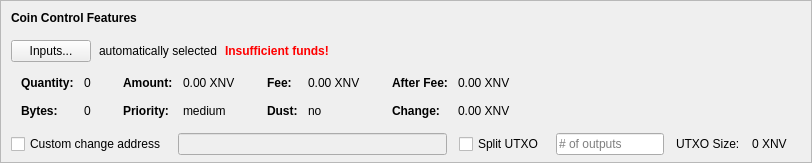
    <widget class="QFrame" name="frameCoinControl">
     <property name="sizePolicy">
      <sizepolicy hsizetype="Expanding" vsizetype="Expanding">
       <horstretch>0</horstretch>
       <verstretch>0</verstretch>
      </sizepolicy>
     </property>
     <property name="maximumSize">
      <size>
       <width>16777215</width>
       <height>16777215</height>
      </size>
     </property>
     <property name="frameShape">
      <enum>QFrame::StyledPanel</enum>
     </property>
     <property name="frameShadow">
      <enum>QFrame::Sunken</enum>
     </property>
     <layout class="QVBoxLayout" name="verticalLayoutCoinControl2">
      <property name="spacing">
       <number>0</number>
      </property>
      <property name="leftMargin">
       <number>0</number>
      </property>
      <property name="topMargin">
       <number>0</number>
      </property>
      <property name="rightMargin">
       <number>0</number>
      </property>
      <property name="bottomMargin">
       <number>6</number>
      </property>
      <item>
       <layout class="QVBoxLayout" name="verticalLayoutCoinControl" stretch="0,0,0,0,1">
        <property name="spacing">
         <number>0</number>
        </property>
        <property name="leftMargin">
         <number>10</number>
        </property>
        <property name="topMargin">
         <number>10</number>
        </property>
        <item>
         <layout class="QHBoxLayout" name="horizontalLayoutCoinControl1">
          <property name="bottomMargin">
           <number>15</number>
          </property>
          <item>
           <widget class="QLabel" name="labelCoinControlFeatures">
            <property name="sizePolicy">
             <sizepolicy hsizetype="Preferred" vsizetype="Maximum">
              <horstretch>0</horstretch>
              <verstretch>0</verstretch>
             </sizepolicy>
            </property>
            <property name="font">
             <font>
              <weight>75</weight>
              <bold>true</bold>
             </font>
            </property>
            <property name="styleSheet">
             <string notr="true">font-weight:bold;</string>
            </property>
            <property name="text">
             <string>Coin Control Features</string>
            </property>
           </widget>
          </item>
         </layout>
        </item>
        <item>
         <layout class="QHBoxLayout" name="horizontalLayoutCoinControl2" stretch="0,0,0,0">
          <property name="spacing">
           <number>8</number>
          </property>
          <property name="bottomMargin">
           <number>10</number>
          </property>
          <item>
           <widget class="QPushButton" name="pushButtonCoinControl">
            <property name="styleSheet">
             <string notr="true"/>
            </property>
            <property name="text">
             <string>Inputs...</string>
            </property>
            <property name="autoDefault">
             <bool>false</bool>
            </property>
           </widget>
          </item>
          <item>
           <widget class="QLabel" name="labelCoinControlAutomaticallySelected">
            <property name="text">
             <string>automatically selected</string>
            </property>
            <property name="margin">
             <number>5</number>
            </property>
           </widget>
          </item>
          <item>
           <widget class="QLabel" name="labelCoinControlInsuffFunds">
            <property name="font">
             <font>
              <weight>75</weight>
              <bold>true</bold>
             </font>
            </property>
            <property name="styleSheet">
             <string notr="true">color:red;font-weight:bold;</string>
            </property>
            <property name="text">
             <string>Insufficient funds!</string>
            </property>
            <property name="margin">
             <number>5</number>
            </property>
           </widget>
          </item>
          <item>
           <spacer name="horizontalSpacerCoinControl">
            <property name="orientation">
             <enum>Qt::Horizontal</enum>
            </property>
            <property name="sizeHint" stdset="0">
             <size>
              <width>40</width>
              <height>1</height>
             </size>
            </property>
           </spacer>
          </item>
         </layout>
        </item>
        <item>
         <widget class="QWidget" name="widgetCoinControl" native="true">
          <property name="sizePolicy">
           <sizepolicy hsizetype="Preferred" vsizetype="Preferred">
            <horstretch>0</horstretch>
            <verstretch>0</verstretch>
           </sizepolicy>
          </property>
          <property name="minimumSize">
           <size>
            <width>0</width>
            <height>0</height>
           </size>
          </property>
          <property name="styleSheet">
           <string notr="true"/>
          </property>
          <layout class="QHBoxLayout" name="horizontalLayoutCoinControl5">
           <property name="leftMargin">
            <number>0</number>
           </property>
           <property name="topMargin">
            <number>0</number>
           </property>
           <property name="rightMargin">
            <number>0</number>
           </property>
           <property name="bottomMargin">
            <number>0</number>
           </property>
           <item>
            <layout class="QHBoxLayout" name="horizontalLayoutCoinControl3" stretch="0,0,0,1">
             <property name="spacing">
              <number>20</number>
             </property>
             <property name="topMargin">
              <number>0</number>
             </property>
             <property name="bottomMargin">
              <number>10</number>
             </property>
             <item>
              <layout class="QFormLayout" name="formLayoutCoinControl1">
               <property name="horizontalSpacing">
                <number>10</number>
               </property>
               <property name="verticalSpacing">
                <number>14</number>
               </property>
               <property name="leftMargin">
                <number>10</number>
               </property>
               <property name="topMargin">
                <number>4</number>
               </property>
               <property name="rightMargin">
                <number>6</number>
               </property>
               <item row="0" column="0">
                <widget class="QLabel" name="labelCoinControlQuantityText">
                 <property name="font">
                  <font>
                   <weight>75</weight>
                   <bold>true</bold>
                  </font>
                 </property>
                 <property name="text">
                  <string>Quantity:</string>
                 </property>
                 <property name="margin">
                  <number>0</number>
                 </property>
                </widget>
               </item>
               <item row="0" column="1">
                <widget class="QLabel" name="labelCoinControlQuantity">
                 <property name="cursor">
                  <cursorShape>IBeamCursor</cursorShape>
                 </property>
                 <property name="contextMenuPolicy">
                  <enum>Qt::ActionsContextMenu</enum>
                 </property>
                 <property name="text">
                  <string notr="true">0</string>
                 </property>
                 <property name="margin">
                  <number>0</number>
                 </property>
                 <property name="textInteractionFlags">
                  <set>Qt::LinksAccessibleByMouse|Qt::TextSelectableByKeyboard|Qt::TextSelectableByMouse</set>
                 </property>
                </widget>
               </item>
               <item row="1" column="0">
                <widget class="QLabel" name="labelCoinControlBytesText">
                 <property name="font">
                  <font>
                   <weight>75</weight>
                   <bold>true</bold>
                  </font>
                 </property>
                 <property name="text">
                  <string>Bytes:</string>
                 </property>
                </widget>
               </item>
               <item row="1" column="1">
                <widget class="QLabel" name="labelCoinControlBytes">
                 <property name="cursor">
                  <cursorShape>IBeamCursor</cursorShape>
                 </property>
                 <property name="contextMenuPolicy">
                  <enum>Qt::ActionsContextMenu</enum>
                 </property>
                 <property name="text">
                  <string notr="true">0</string>
                 </property>
                 <property name="textInteractionFlags">
                  <set>Qt::LinksAccessibleByMouse|Qt::TextSelectableByKeyboard|Qt::TextSelectableByMouse</set>
                 </property>
                </widget>
               </item>
              </layout>
             </item>
             <item>
              <layout class="QFormLayout" name="formLayoutCoinControl2">
               <property name="horizontalSpacing">
                <number>10</number>
               </property>
               <property name="verticalSpacing">
                <number>14</number>
               </property>
               <property name="leftMargin">
                <number>6</number>
               </property>
               <property name="topMargin">
                <number>4</number>
               </property>
               <property name="rightMargin">
                <number>6</number>
               </property>
               <item row="0" column="0">
                <widget class="QLabel" name="labelCoinControlAmountText">
                 <property name="font">
                  <font>
                   <weight>75</weight>
                   <bold>true</bold>
                  </font>
                 </property>
                 <property name="text">
                  <string>Amount:</string>
                 </property>
                 <property name="margin">
                  <number>0</number>
                 </property>
                </widget>
               </item>
               <item row="0" column="1">
                <widget class="QLabel" name="labelCoinControlAmount">
                 <property name="cursor">
                  <cursorShape>IBeamCursor</cursorShape>
                 </property>
                 <property name="contextMenuPolicy">
                  <enum>Qt::ActionsContextMenu</enum>
                 </property>
                 <property name="text">
                  <string notr="true">0.00 XNV</string>
                 </property>
                 <property name="textInteractionFlags">
                  <set>Qt::LinksAccessibleByMouse|Qt::TextSelectableByKeyboard|Qt::TextSelectableByMouse</set>
                 </property>
                </widget>
               </item>
               <item row="1" column="0">
                <widget class="QLabel" name="labelCoinControlPriorityText">
                 <property name="font">
                  <font>
                   <weight>75</weight>
                   <bold>true</bold>
                  </font>
                 </property>
                 <property name="text">
                  <string>Priority:</string>
                 </property>
                </widget>
               </item>
               <item row="1" column="1">
                <widget class="QLabel" name="labelCoinControlPriority">
                 <property name="cursor">
                  <cursorShape>IBeamCursor</cursorShape>
                 </property>
                 <property name="contextMenuPolicy">
                  <enum>Qt::ActionsContextMenu</enum>
                 </property>
                 <property name="text">
                  <string>medium</string>
                 </property>
                 <property name="textInteractionFlags">
                  <set>Qt::LinksAccessibleByMouse|Qt::TextSelectableByKeyboard|Qt::TextSelectableByMouse</set>
                 </property>
                </widget>
               </item>
              </layout>
             </item>
             <item>
              <layout class="QFormLayout" name="formLayoutCoinControl3">
               <property name="horizontalSpacing">
                <number>10</number>
               </property>
               <property name="verticalSpacing">
                <number>14</number>
               </property>
               <property name="leftMargin">
                <number>6</number>
               </property>
               <property name="topMargin">
                <number>4</number>
               </property>
               <property name="rightMargin">
                <number>6</number>
               </property>
               <item row="0" column="0">
                <widget class="QLabel" name="labelCoinControlFeeText">
                 <property name="font">
                  <font>
                   <weight>75</weight>
                   <bold>true</bold>
                  </font>
                 </property>
                 <property name="text">
                  <string>Fee:</string>
                 </property>
                 <property name="margin">
                  <number>0</number>
                 </property>
                </widget>
               </item>
               <item row="0" column="1">
                <widget class="QLabel" name="labelCoinControlFee">
                 <property name="cursor">
                  <cursorShape>IBeamCursor</cursorShape>
                 </property>
                 <property name="contextMenuPolicy">
                  <enum>Qt::ActionsContextMenu</enum>
                 </property>
                 <property name="text">
                  <string notr="true">0.00 XNV</string>
                 </property>
                 <property name="textInteractionFlags">
                  <set>Qt::LinksAccessibleByMouse|Qt::TextSelectableByKeyboard|Qt::TextSelectableByMouse</set>
                 </property>
                </widget>
               </item>
               <item row="1" column="0">
                <widget class="QLabel" name="labelCoinControlLowOutputText">
                 <property name="font">
                  <font>
                   <weight>75</weight>
                   <bold>true</bold>
                  </font>
                 </property>
                 <property name="text">
                  <string>Dust:</string>
                 </property>
                </widget>
               </item>
               <item row="1" column="1">
                <widget class="QLabel" name="labelCoinControlLowOutput">
                 <property name="cursor">
                  <cursorShape>IBeamCursor</cursorShape>
                 </property>
                 <property name="contextMenuPolicy">
                  <enum>Qt::ActionsContextMenu</enum>
                 </property>
                 <property name="text">
                  <string>no</string>
                 </property>
                 <property name="textInteractionFlags">
                  <set>Qt::LinksAccessibleByMouse|Qt::TextSelectableByKeyboard|Qt::TextSelectableByMouse</set>
                 </property>
                </widget>
               </item>
              </layout>
             </item>
             <item>
              <layout class="QFormLayout" name="formLayoutCoinControl4">
               <property name="horizontalSpacing">
                <number>10</number>
               </property>
               <property name="verticalSpacing">
                <number>14</number>
               </property>
               <property name="leftMargin">
                <number>6</number>
               </property>
               <property name="topMargin">
                <number>4</number>
               </property>
               <property name="rightMargin">
                <number>6</number>
               </property>
               <item row="0" column="0">
                <widget class="QLabel" name="labelCoinControlAfterFeeText">
                 <property name="font">
                  <font>
                   <weight>75</weight>
                   <bold>true</bold>
                  </font>
                 </property>
                 <property name="text">
                  <string>After Fee:</string>
                 </property>
                 <property name="margin">
                  <number>0</number>
                 </property>
                </widget>
               </item>
               <item row="0" column="1">
                <widget class="QLabel" name="labelCoinControlAfterFee">
                 <property name="cursor">
                  <cursorShape>IBeamCursor</cursorShape>
                 </property>
                 <property name="contextMenuPolicy">
                  <enum>Qt::ActionsContextMenu</enum>
                 </property>
                 <property name="text">
                  <string notr="true">0.00 XNV</string>
                 </property>
                 <property name="textInteractionFlags">
                  <set>Qt::LinksAccessibleByMouse|Qt::TextSelectableByKeyboard|Qt::TextSelectableByMouse</set>
                 </property>
                </widget>
               </item>
               <item row="1" column="0">
                <widget class="QLabel" name="labelCoinControlChangeText">
                 <property name="font">
                  <font>
                   <weight>75</weight>
                   <bold>true</bold>
                  </font>
                 </property>
                 <property name="text">
                  <string>Change:</string>
                 </property>
                </widget>
               </item>
               <item row="1" column="1">
                <widget class="QLabel" name="labelCoinControlChange">
                 <property name="cursor">
                  <cursorShape>IBeamCursor</cursorShape>
                 </property>
                 <property name="contextMenuPolicy">
                  <enum>Qt::ActionsContextMenu</enum>
                 </property>
                 <property name="text">
                  <string notr="true">0.00 XNV</string>
                 </property>
                 <property name="textInteractionFlags">
                  <set>Qt::LinksAccessibleByMouse|Qt::TextSelectableByKeyboard|Qt::TextSelectableByMouse</set>
                 </property>
                </widget>
               </item>
              </layout>
             </item>
            </layout>
           </item>
          </layout>
         </widget>
        </item>
        <item>
         <layout class="QHBoxLayout" name="horizontalLayoutCoinControl4" stretch="0,0,0,0,0,0,0">
          <property name="spacing">
           <number>12</number>
          </property>
          <property name="sizeConstraint">
           <enum>QLayout::SetDefaultConstraint</enum>
          </property>
          <property name="topMargin">
           <number>5</number>
          </property>
          <property name="rightMargin">
           <number>5</number>
          </property>
          <item>
           <widget class="QCheckBox" name="checkBoxCoinControlChange">
            <property name="toolTip">
             <string>If this is activated, but the change address is empty or invalid, change will be sent to a newly generated address.</string>
            </property>
            <property name="text">
             <string>Custom change address</string>
            </property>
           </widget>
          </item>
          <item>
           <widget class="QValidatedLineEdit" name="lineEditCoinControlChange">
            <property name="enabled">
             <bool>false</bool>
            </property>
            <property name="sizePolicy">
             <sizepolicy hsizetype="Expanding" vsizetype="Fixed">
              <horstretch>0</horstretch>
              <verstretch>0</verstretch>
             </sizepolicy>
            </property>
           </widget>
          </item>
          <item>
           <widget class="QCheckBox" name="splitBlockCheckBox">
            <property name="text">
             <string>Split UTXO</string>
            </property>
           </widget>
          </item>
          <item>
           <widget class="QLineEdit" name="splitBlockLineEdit">
            <property name="sizePolicy">
             <sizepolicy hsizetype="Fixed" vsizetype="Fixed">
              <horstretch>50</horstretch>
              <verstretch>0</verstretch>
             </sizepolicy>
            </property>
            <property name="placeholderText">
             <string># of outputs</string>
            </property>
           </widget>
          </item>
          <item>
           <widget class="QLabel" name="labelBlockSizeText">
            <property name="text">
             <string>UTXO Size:</string>
            </property>
           </widget>
          </item>
          <item>
           <widget class="QLabel" name="labelBlockSize">
            <property name="text">
             <string>0 XNV</string>
            </property>
           </widget>
          </item>
          <item>
           <widget class="QLabel" name="labelCoinControlChangeLabel">
            <property name="sizePolicy">
             <sizepolicy hsizetype="Preferred" vsizetype="Expanding">
              <horstretch>0</horstretch>
              <verstretch>0</verstretch>
             </sizepolicy>
            </property>
            <property name="minimumSize">
             <size>
              <width>0</width>
              <height>0</height>
             </size>
            </property>
            <property name="text">
             <string/>
            </property>
            <property name="margin">
             <number>3</number>
            </property>
           </widget>
          </item>
         </layout>
        </item>
        <item>
         <spacer name="verticalSpacerCoinControl">
          <property name="orientation">
           <enum>Qt::Vertical</enum>
          </property>
          <property name="sizeHint" stdset="0">
           <size>
            <width>800</width>
            <height>1</height>
           </size>
          </property>
         </spacer>
        </item>
       </layout>
      </item>
     </layout>
    </widget>
